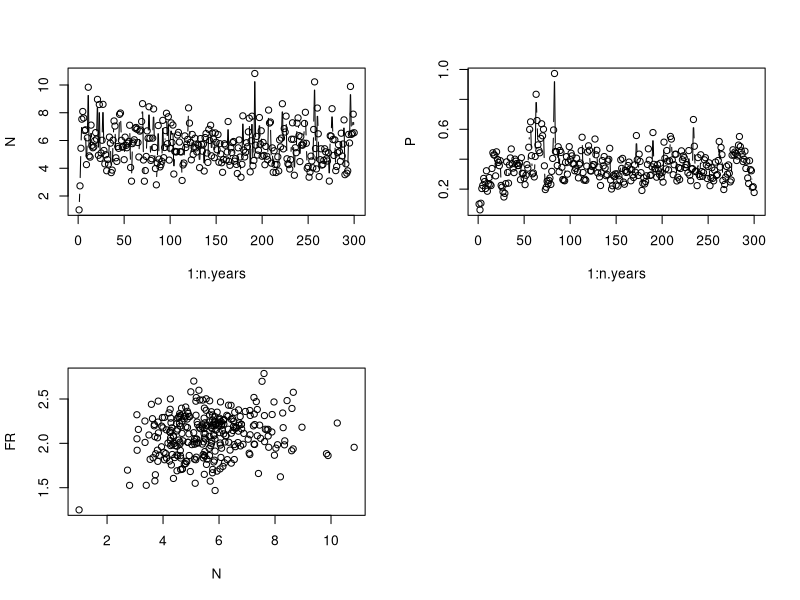

R code for this plot:
### FB 13/11/2017 - predator-prey model with noisy functional response data
### Writes down the likelihood of the model under the assumption of Gaussian noise on the FR

rm(list=ls())
graphics.off()

### Model used (use stored simulated data later on, just tryouts for now)
n.years<-300  	# Number of years // large so that we have no bias due to data length
N1<-1			# Initial pop size
P1<-0.1
K<-1			# threshold dd 
beta<-1			# density-dependence exponent
rmax_V<-2			# Max AVERAGE growth rate (thus not a true max...)
rmax_P<-0.5
sigma2.proc<-0.05		# worked well with 0.005
# Process sigma on the log-scale, use the Peretti et al. value. 0.005


### FR and predator parameters
C<-2.5
D<-1
Q<-10

### Simulation of data
#set.seed(42) 
set.seed(41)
#set.seed(40)

y<-N<-P<-FR<-numeric(n.years)
N[1]<-N1
P[1]<-P1
FR[1]<-C*N[1]/(D+N[1])

rV<-rnorm(n.years-1,rmax_V,sqrt(sigma2.proc))
rP<-rnorm(n.years-1,rmax_P,sqrt(sigma2.proc))
FRnoise<-rnorm(n.years,0,sqrt(sigma2.proc))

for (t in 1:(n.years-1)){
 
  FR[t+1]<-(C*N[t]/(D+N[t])) + FRnoise[t+1]
  N[t+1]<-N[t]*(exp(rV[t])/(1+(N[t]/K)^beta))*exp(-FR[t]*P[t]/N[t])
  P[t+1]<-P[t]*exp(rP[t])/(1+P[t]*Q/N[t])
}
## Plotting time series of abundances and FR
par(mfrow=c(2,2))
plot(1:n.years,N,type="b")
plot(1:n.years,P,type="b")
#curve(dbeta(x,a,b),from=0, to=1)
plot(N,FR)

### Produce dataset to fit
data = cbind(log(N),log(P),FR) 

write.csv(data,file="predatorPrey_withGaussianFRdata_longSim.csv")
